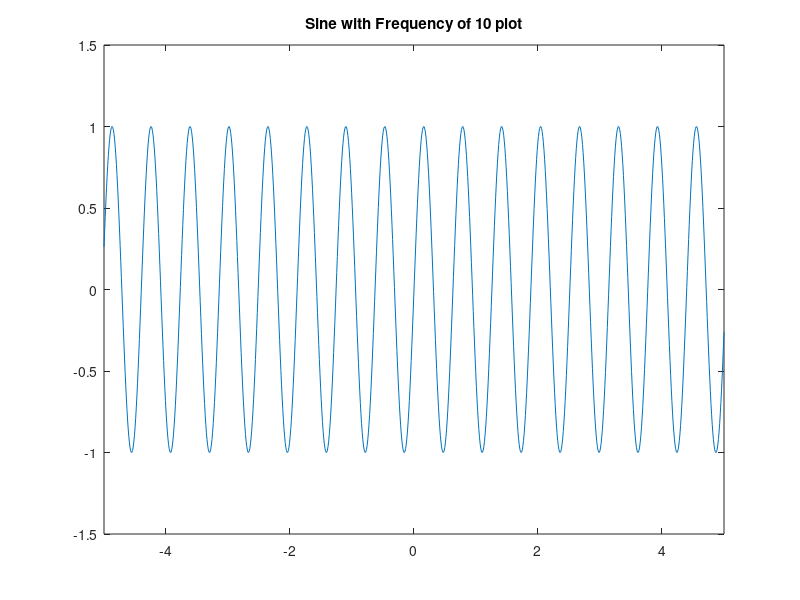

Write MATLAB code to recreate this figure.
figure
power = linspace(0,10,250);
x = linspace(-5,5,1000);

for i = 1:length(power)
    plot(x,sin(power(i)*x));
    xlim([-5,5])
    ylim([-1.5,1.5])
    title(['Sine with Frequency of ' num2str(power(i)) ' plot'])
    pause(0.125/4)
end